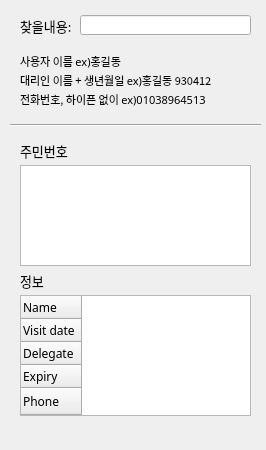
<?xml version="1.0" encoding="UTF-8"?>
<ui version="4.0">
 <class>Form</class>
 <widget class="QWidget" name="Form">
  <property name="geometry">
   <rect>
    <x>0</x>
    <y>0</y>
    <width>266</width>
    <height>450</height>
   </rect>
  </property>
  <property name="windowTitle">
   <string>Form</string>
  </property>
  <widget class="QLineEdit" name="nameInput">
   <property name="geometry">
    <rect>
     <x>80</x>
     <y>15</y>
     <width>171</width>
     <height>20</height>
    </rect>
   </property>
   <property name="font">
    <font>
     <family>돋움</family>
    </font>
   </property>
  </widget>
  <widget class="QListWidget" name="ssnList">
   <property name="geometry">
    <rect>
     <x>20</x>
     <y>165</y>
     <width>231</width>
     <height>101</height>
    </rect>
   </property>
  </widget>
  <widget class="QLabel" name="label">
   <property name="geometry">
    <rect>
     <x>20</x>
     <y>15</y>
     <width>56</width>
     <height>21</height>
    </rect>
   </property>
   <property name="font">
    <font>
     <family>돋움</family>
     <pointsize>10</pointsize>
    </font>
   </property>
   <property name="text">
    <string>찾을내용:</string>
   </property>
  </widget>
  <widget class="QWidget" name="verticalLayoutWidget_3">
   <property name="geometry">
    <rect>
     <x>20</x>
     <y>55</y>
     <width>231</width>
     <height>51</height>
    </rect>
   </property>
   <property name="font">
    <font>
     <family>돋움</family>
     <pointsize>8</pointsize>
    </font>
   </property>
   <layout class="QVBoxLayout" name="verticalLayout_3">
    <item>
     <widget class="QLabel" name="label_9">
      <property name="font">
       <font>
        <family>돋움</family>
        <pointsize>8</pointsize>
       </font>
      </property>
      <property name="autoFillBackground">
       <bool>false</bool>
      </property>
      <property name="text">
       <string>사용자 이름 ex)홍길동</string>
      </property>
     </widget>
    </item>
    <item>
     <widget class="QLabel" name="label_10">
      <property name="font">
       <font>
        <family>돋움</family>
        <pointsize>8</pointsize>
       </font>
      </property>
      <property name="text">
       <string>대리인 이름 + 생년월일 ex)홍길동 930412</string>
      </property>
     </widget>
    </item>
    <item>
     <widget class="QLabel" name="label_11">
      <property name="font">
       <font>
        <family>돋움</family>
        <pointsize>8</pointsize>
       </font>
      </property>
      <property name="text">
       <string>전화번호, 하이픈 없이 ex)01038964513</string>
      </property>
     </widget>
    </item>
   </layout>
  </widget>
  <widget class="Line" name="line">
   <property name="geometry">
    <rect>
     <x>10</x>
     <y>115</y>
     <width>251</width>
     <height>20</height>
    </rect>
   </property>
   <property name="orientation">
    <enum>Qt::Horizontal</enum>
   </property>
  </widget>
  <widget class="QTableWidget" name="infoTable">
   <property name="geometry">
    <rect>
     <x>20</x>
     <y>295</y>
     <width>231</width>
     <height>121</height>
    </rect>
   </property>
   <property name="font">
    <font>
     <family>돋움</family>
    </font>
   </property>
   <property name="autoFillBackground">
    <bool>false</bool>
   </property>
   <property name="frameShape">
    <enum>QFrame::StyledPanel</enum>
   </property>
   <property name="frameShadow">
    <enum>QFrame::Sunken</enum>
   </property>
   <property name="lineWidth">
    <number>1</number>
   </property>
   <property name="editTriggers">
    <set>QAbstractItemView::NoEditTriggers</set>
   </property>
   <property name="selectionMode">
    <enum>QAbstractItemView::NoSelection</enum>
   </property>
   <property name="selectionBehavior">
    <enum>QAbstractItemView::SelectRows</enum>
   </property>
   <property name="showGrid">
    <bool>true</bool>
   </property>
   <property name="gridStyle">
    <enum>Qt::NoPen</enum>
   </property>
   <property name="sortingEnabled">
    <bool>false</bool>
   </property>
   <attribute name="horizontalHeaderVisible">
    <bool>false</bool>
   </attribute>
   <attribute name="horizontalHeaderDefaultSectionSize">
    <number>100</number>
   </attribute>
   <attribute name="horizontalHeaderStretchLastSection">
    <bool>true</bool>
   </attribute>
   <attribute name="verticalHeaderDefaultSectionSize">
    <number>23</number>
   </attribute>
   <attribute name="verticalHeaderHighlightSections">
    <bool>true</bool>
   </attribute>
   <attribute name="verticalHeaderStretchLastSection">
    <bool>true</bool>
   </attribute>
   <row>
    <property name="text">
     <string>Name</string>
    </property>
   </row>
   <row>
    <property name="text">
     <string>Visit date</string>
    </property>
   </row>
   <row>
    <property name="text">
     <string>Delegate</string>
    </property>
   </row>
   <row>
    <property name="text">
     <string>Expiry</string>
    </property>
   </row>
   <row>
    <property name="text">
     <string>Phone</string>
    </property>
   </row>
   <column>
    <property name="text">
     <string>info</string>
    </property>
   </column>
  </widget>
  <widget class="QLabel" name="label_2">
   <property name="geometry">
    <rect>
     <x>20</x>
     <y>135</y>
     <width>56</width>
     <height>31</height>
    </rect>
   </property>
   <property name="font">
    <font>
     <family>돋움</family>
     <pointsize>10</pointsize>
    </font>
   </property>
   <property name="text">
    <string>주민번호</string>
   </property>
  </widget>
  <widget class="QLabel" name="label_3">
   <property name="geometry">
    <rect>
     <x>20</x>
     <y>270</y>
     <width>56</width>
     <height>21</height>
    </rect>
   </property>
   <property name="font">
    <font>
     <family>돋움</family>
     <pointsize>10</pointsize>
    </font>
   </property>
   <property name="text">
    <string>정보</string>
   </property>
  </widget>
 </widget>
 <resources/>
 <connections/>
</ui>
